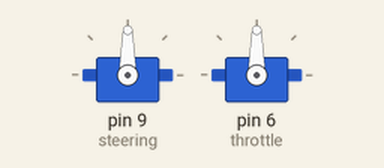
Simulated run of this sketch. Board: Arduino Uno, built with avr-gcc and run on an emulated ATmega328P. On the bench: 2 × servo. What the sketch prints to the serial monitor is not drawn.

Above: at 0.1 s.
At 8.4 s:
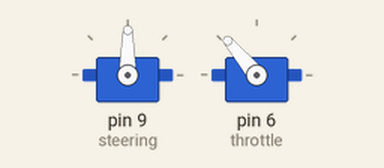
At 11.8 s:
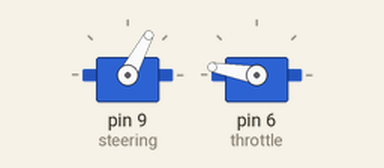
At 20.5 s:
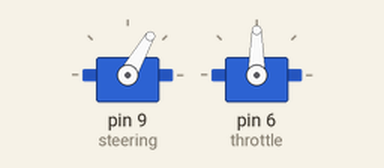
Timing chart, 0 to 22.0 s (numbered marks = the images above):
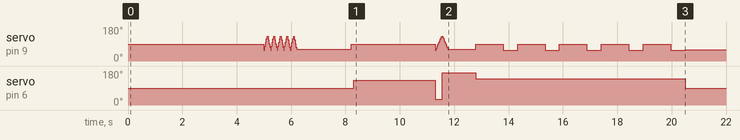

The sketch:

testServo.ino
```cpp
#include <Servo.h>
Servo steering;  // create servo object called "steering" to control the steering servo
Servo throttle;
int pos = 0;    // variable to store the steering position
void setup()
{
  steering.attach(9);  // tells the arduino that the object "steering" should be associated with digital pin 9
  throttle.attach(6);  // and the throttle to pin 8
  Serial.begin(9600);
}
void loop()
{
  delay(4000);
  steering.write(90); //Center the steering
   //arm the Electronic Speed Controller (ESC)
  delay(1000); //gonna waggle the front wheels a bit to test the steering
  int max = 5;
  int i = 0;
  for(i = 0; i < max;i++){
    for(pos = 58; pos < 132; pos += 10)  // goes from 58 degrees (full right) to 132 degrees (full left)
    {                                  // in steps of 10 degree (fast)
      steering.write(pos);              // writes the position to the servo
      Serial.println("Steering :"+pos);
      delay(15);                       // waits 30ms for the servo to reach the position
    }
    for(pos = 132; pos>=58; pos-=10)     // goes from 132 degrees to 58 degrees
    {
      steering.write(pos);              // writes the position to the servo
       Serial.println("Steering :"+pos);
      delay(15);                       // waits 30ms for the servo to reach the position
    }
  }
  delay(2000); //On your marks...
  Serial.println("Delay 2000");
  steering.write(90); //get set...
  delay(100);
  throttle.write(130); //GO!
   Serial.println("throttle :130");
  delay(3000); //build up speed before the flick
  for(pos = 58; pos < 132; pos += 10)  // goes from 58 degrees (full right) to 132 degrees (full left)
  {                                   // in steps of 10 degree (fast)
    throttle.write(30);                  //BRAKE!
    steering.write(pos);              // writes the position to the servo
    delay(30);                       // waits 30ms for the servo to reach the position
  }
  for(pos = 132; pos>=58; pos-=10)     // goes from 132 degrees to 58 degrees
  {
    throttle.write(170);    //Power on!
    steering.write(pos);              // writes the position to the servo
    Serial.println("Steering :"+pos);
    delay(30);    // waits 30ms for the servo to reach the position
  }
  delay(1000);                   //holds the steering at full right lock for one second
  throttle.write(140);
  Serial.println("T : 140 ");
  int maxd = 5;
  int d = 0;
  for(d = 0; d < maxd;d++){
  {
    steering.write(90);              //Sets the steering position to center
    delay(10);                       // waits 10ms for the servo to reach the position
  }
  delay(1000);                    //holds the steering at center for 1 second
  {
    steering.write(58);              // tell servo to go to position in variable 'pos'
    delay(30);                       // waits 15ms for the servo to reach the position
  }
  delay(500);
  }
  throttle.write(90);
  Serial.println("T : 90 ");
  steering.write(60);
  delay(60000);                   //Now Sit. Good boy.
}
```

Measured:
- by itself, servo on pin 6 (throttle): 90° → 130° at 8.3 s, → 30° 3.0 s later, → 170° 0.24 s later, → 140° 1.2 s later, … (5 changes in this stretch)
